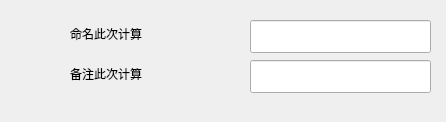
<?xml version="1.0" encoding="UTF-8"?>
<ui version="4.0">
 <class>SelectSaveDialog_UI</class>
 <widget class="QWidget" name="SelectSaveDialog_UI">
  <property name="geometry">
   <rect>
    <x>0</x>
    <y>0</y>
    <width>446</width>
    <height>122</height>
   </rect>
  </property>
  <property name="windowTitle">
   <string>Form</string>
  </property>
  <widget class="CardWidget" name="CardWidget">
   <property name="geometry">
    <rect>
     <x>10</x>
     <y>10</y>
     <width>431</width>
     <height>101</height>
    </rect>
   </property>
   <property name="minimumSize">
    <size>
     <width>431</width>
     <height>101</height>
    </size>
   </property>
   <widget class="IconWidget" name="IconWidget_23">
    <property name="geometry">
     <rect>
      <x>10</x>
      <y>50</y>
      <width>31</width>
      <height>31</height>
     </rect>
    </property>
   </widget>
   <widget class="IconWidget" name="IconWidget_22">
    <property name="geometry">
     <rect>
      <x>10</x>
      <y>10</y>
      <width>31</width>
      <height>31</height>
     </rect>
    </property>
   </widget>
   <widget class="SubtitleLabel" name="SubtitleLabel_22">
    <property name="geometry">
     <rect>
      <x>60</x>
      <y>10</y>
      <width>171</width>
      <height>28</height>
     </rect>
    </property>
    <property name="minimumSize">
     <size>
      <width>171</width>
      <height>28</height>
     </size>
    </property>
    <property name="text">
     <string>命名此次计算</string>
    </property>
   </widget>
   <widget class="SubtitleLabel" name="SubtitleLabel_23">
    <property name="geometry">
     <rect>
      <x>60</x>
      <y>50</y>
      <width>171</width>
      <height>28</height>
     </rect>
    </property>
    <property name="text">
     <string>备注此次计算</string>
    </property>
   </widget>
   <widget class="LineEdit" name="LineEdit">
    <property name="geometry">
     <rect>
      <x>240</x>
      <y>10</y>
      <width>181</width>
      <height>33</height>
     </rect>
    </property>
   </widget>
   <widget class="LineEdit" name="LineEdit_2">
    <property name="geometry">
     <rect>
      <x>240</x>
      <y>50</y>
      <width>181</width>
      <height>33</height>
     </rect>
    </property>
   </widget>
  </widget>
 </widget>
 <customwidgets>
  <customwidget>
   <class>IconWidget</class>
   <extends>QWidget</extends>
   <header>qfluentwidgets</header>
  </customwidget>
  <customwidget>
   <class>CardWidget</class>
   <extends>QFrame</extends>
   <header>qfluentwidgets</header>
   <container>1</container>
  </customwidget>
  <customwidget>
   <class>SubtitleLabel</class>
   <extends>QLabel</extends>
   <header>qfluentwidgets</header>
  </customwidget>
  <customwidget>
   <class>LineEdit</class>
   <extends>QLineEdit</extends>
   <header>qfluentwidgets</header>
  </customwidget>
 </customwidgets>
 <resources/>
 <connections/>
</ui>
